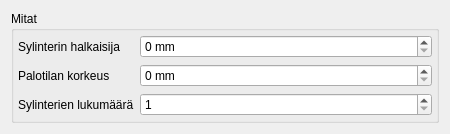
<?xml version="1.0" encoding="UTF-8"?>
<ui version="4.0">
 <class>CylinderHeadForm</class>
 <widget class="QWidget" name="CylinderHeadForm">
  <property name="geometry">
   <rect>
    <x>0</x>
    <y>0</y>
    <width>450</width>
    <height>123</height>
   </rect>
  </property>
  <property name="minimumSize">
   <size>
    <width>450</width>
    <height>0</height>
   </size>
  </property>
  <property name="windowTitle">
   <string>Form</string>
  </property>
  <property name="windowOpacity">
   <double>1.000000000000000</double>
  </property>
  <layout class="QHBoxLayout" name="horizontalLayout">
   <item>
    <widget class="QGroupBox" name="groupBox">
     <property name="title">
      <string>Mitat</string>
     </property>
     <layout class="QFormLayout" name="formLayout_2">
      <property name="fieldGrowthPolicy">
       <enum>QFormLayout::AllNonFixedFieldsGrow</enum>
      </property>
      <property name="margin">
       <number>4</number>
      </property>
      <item row="0" column="0">
       <widget class="QLabel" name="label_4">
        <property name="text">
         <string>Sylinterin halkaisija</string>
        </property>
       </widget>
      </item>
      <item row="0" column="1">
       <widget class="QSpinBox" name="boreField">
        <property name="suffix">
         <string> mm</string>
        </property>
        <property name="maximum">
         <number>1000</number>
        </property>
       </widget>
      </item>
      <item row="1" column="0">
       <widget class="QLabel" name="label_5">
        <property name="toolTip">
         <string>Etäisyys lohkon yläreunasta kampiakselin keskikohtaan</string>
        </property>
        <property name="text">
         <string>Palotilan korkeus</string>
        </property>
       </widget>
      </item>
      <item row="1" column="1">
       <widget class="QSpinBox" name="chamberHeightField">
        <property name="suffix">
         <string> mm</string>
        </property>
        <property name="maximum">
         <number>1000</number>
        </property>
       </widget>
      </item>
      <item row="2" column="0">
       <widget class="QLabel" name="label_3">
        <property name="text">
         <string>Sylinterien lukumäärä</string>
        </property>
       </widget>
      </item>
      <item row="2" column="1">
       <widget class="QSpinBox" name="cylinderCountField">
        <property name="minimum">
         <number>1</number>
        </property>
        <property name="maximum">
         <number>24</number>
        </property>
       </widget>
      </item>
     </layout>
    </widget>
   </item>
  </layout>
 </widget>
 <resources/>
 <connections/>
</ui>
